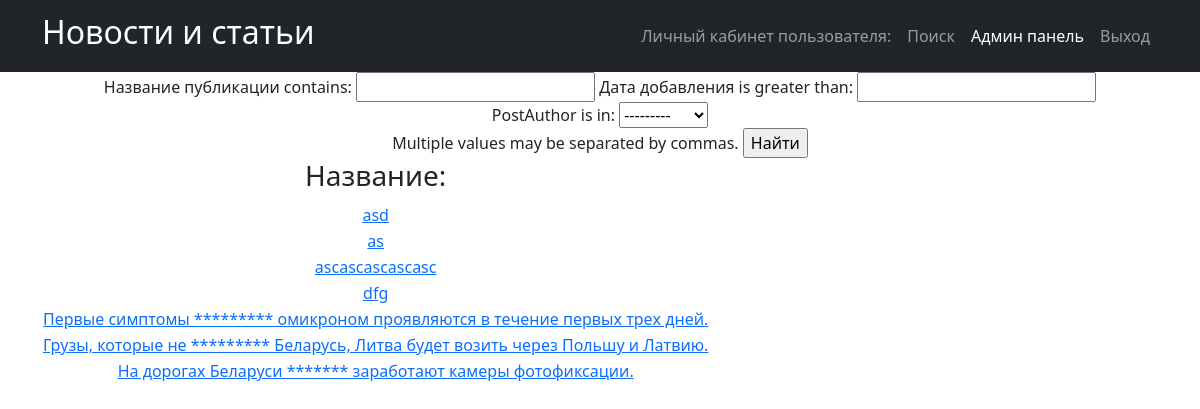
Page /news/search/ on the earlier database version.
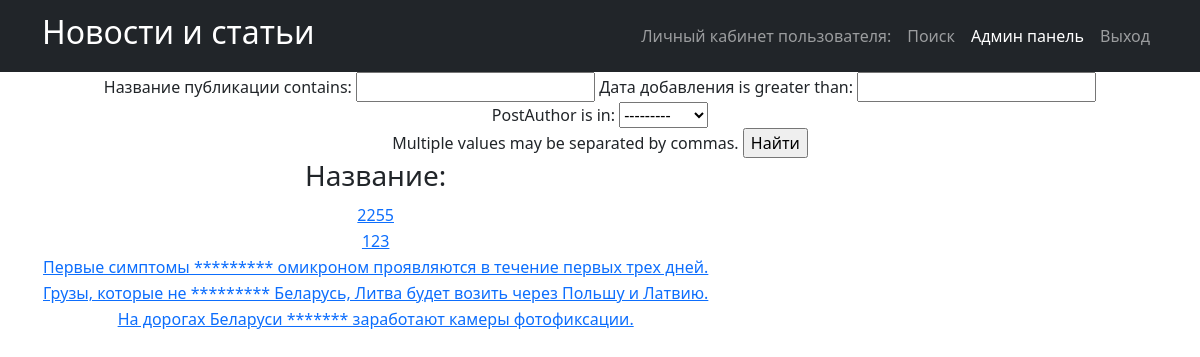
Same page on the later database version.
### news_portal/models.py (models this page shows, shortened)
class Post(models.Model):
    PostAuthor = models.ForeignKey(Author, on_delete=models.CASCADE)
    NEWS = 'NW'
    ARTICLE = 'AR'
    CATEGORIES = [
        ('NW', 'Новость'),
        ('AR', 'Статья')
    ]
    categoryType = models.CharField(max_length=2, choices=CATEGORIES)
    pubData = models.DateTimeField('дата добавления', auto_now_add=True)
    postCategory = models.ManyToManyField(Category, through='postCategory')
    postTitle = models.CharField('название публикации', max_length=255)
    postText = models.TextField('текст публикации')
    postRating = models.SmallIntegerField('рейтинг публикации', default=0)

### news_portal/views.py (the view)
# urls.py: path('search/', Postsearch.as_view()),
class Postsearch(ListView):
    model = Post
    template_name = 'search.html'
    context_object_name = 'news'
    queryset = Post.objects.order_by('-id')
    paginate_by = 1
    def get_context_data(self, **kwargs):
        context = super().get_context_data(**kwargs)
        context['filter'] = News_filter(self.request.GET, queryset=self.get_queryset())
        return context

### news_portal/models.py (called while the page is built)
    def __str__(self):
        return f'{self.authorUser.username}'

### news_portal/templatetags/censor.py (called while the page is built)
@register.filter(name='censor')
def censor(value):
    text = value.split()
    for word in text:
        if word.lower() in CENSOR:
            value = value.replace(word, '*' * len(word))
    return value

### templates/search.html (shortened to what this page needs)
{% extends 'flatpages/default.html' %}
{% load censor %}
{% block content %}
<form method="GET">
    {{ filter.form }}
    <input type="submit" value="Найти">
</form>
<table>
    <thead>
    <th>
    <h3>Название:</h3>
    </th>
    </thead>
      {% for new in filter.qs %}
    <tr>
    <td>
        <a href="{% url 'post_detail' new.id %}">{{ new.postTitle|censor }}</a>
    </td>
</tr>
    {% endfor %}
</table>
{% endblock content %}

Differences in the rows shown:
removed Post: postTitle|censor "asd"
removed Post: postTitle|censor "as"
removed Post: postTitle|censor "ascascascascasc"
removed Post: postTitle|censor "dfg"
added Post: postTitle|censor "2255"
added Post: postTitle|censor "123"
